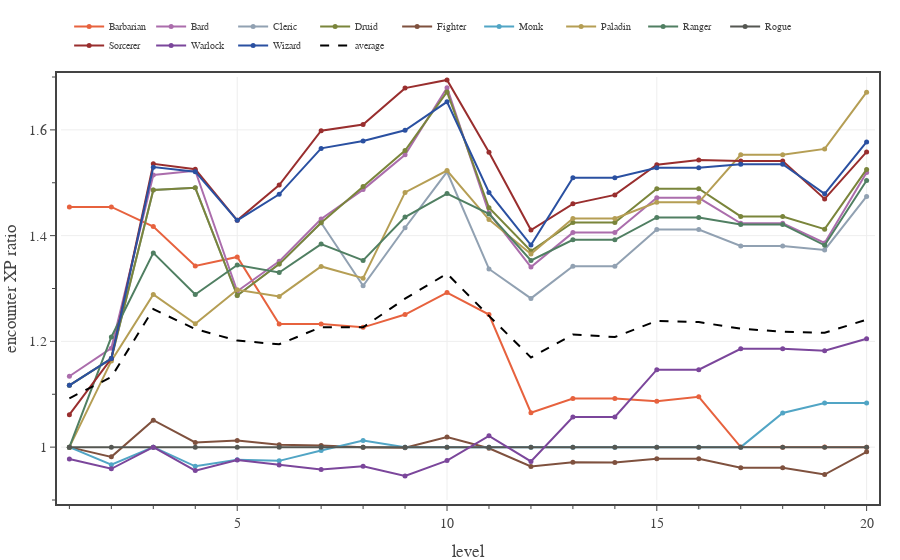

The code cell stored with this chart in its notebook:
### Code cell
# Plots average encounter XP for each class on days with only two Hard encounters and no short rest. 
n_enc = 2
encounter_difficulty = 'Hard'

with open(f'../xp-and-player-characters/pc data - Medium 2 short rests.json', 'r') as fin:
    pc_data0 = json.load(fin)

with open(f'../xp-and-player-characters/pc data - {encounter_difficulty} 2 short rests.json', 'r') as fin:
    pc_data1 = json.load(fin)


levels = np.array(range(1,21,1))
enc_XP_budget = 0.5 * np.array(ENCOUNTER_DIFFICULTIES['Daily']['XP'])

fig = go.Figure(
    layout=go.Layout(
        template=TFB_TEMPLATE,
        xaxis=dict(
            title_text='level',
            range=[0.8, 20.2],
            tick0=0, dtick=5,
            minor=dict(tick0=0, dtick=1),
        ),
        yaxis=dict(
            autorange=False,
            title_text='encounter XP ratio',
            range=[0.9, 1.7],
            tick0=0, dtick=0.2,
            minor=dict(tick0=0, dtick=0.1),
        ),
        legend=dict(
            yanchor='bottom',  y=1.04,
            xanchor='left', x=0.01,
            orientation='h',
        )
    )
)

eXPmean = np.zeros(20)
aXPmean = np.zeros(20)
for pc in PC_CLASSES:
    eXP = np.zeros(20)
    for level in range(20):
        encounters = pc_data1[pc][level]['encounters']
        encounters = [x for x in encounters if x['type'] == 'encounter']
        eXP[level] = np.mean([x['XP mean'] for x in encounters[0:n_enc]])

    eXPmean += eXP
    aXP  = np.array([x['encounter XP mean'] for x in pc_data0[pc]])
    aXPmean += aXP
    fig.add_trace(go.Scatter(
        x=levels, 
        y=eXP/aXP,
        mode='lines+markers', 
        line={'color': PC_CLASSES[pc]['color']},
        marker={'size': 5},
        unselected=dict(marker=dict(opacity=0.0)),
        name=pc,
        hovertemplate=
            '<b>'+pc+'</b><br>'+
            'lvl %{x}<br>'+
            'enc XP %{y:.2f}'+
            '<extra></extra>'
    ))

eXPmean /= len(PC_CLASSES)
aXPmean /= len(PC_CLASSES)
fig.add_trace(go.Scatter(
    x=levels, 
    y=eXPmean/aXPmean,
    mode='lines', 
    line=dict(color='black', dash='dash'),
    unselected=dict(marker=dict(opacity=0.0)),
    name='average',
    hoverinfo='skip'
))

# show figure
fig.show(config=TFB_CONFIG)

# save large format figure
if SAVEFIGS:
    file_name = f'./fig-two-encounters-xp-vs-level-{encounter_difficulty.lower()}-large.html'
    fig_html = fig.to_html(
        config=TFB_CONFIG,
        include_plotlyjs=False, 
        full_html=False, 
    )
    fig_soup = BeautifulSoup(fig_html, 'html.parser')
    fig_soup.div['class'] = 'plotly-div-large'
    fig_soup.div['style'] = 'aspect-ratio:600/550'
    with open(file_name, 'wb') as fout:
        fout.write(fig_soup.prettify('utf-8'))

# save small format figure
if SAVEFIGS:
    fig.update_traces(marker=dict(size=4))
    fig.update_layout(font=dict(size=10), legend=dict(font_size=8))
    file_name = f'./fig-two-encounters-xp-vs-level-{encounter_difficulty.lower()}-small.html'
    fig_html = fig.to_html(
        config=TFB_CONFIG,
        include_plotlyjs=False, 
        full_html=False, 
    )
    fig_soup = BeautifulSoup(fig_html, 'html.parser')
    fig_soup.div['class'] = 'plotly-div-small'
    fig_soup.div['style'] = 'aspect-ratio:600/600'
    with open(file_name, 'wb') as fout:
        fout.write(fig_soup.prettify('utf-8'))

### Figure 1 — Plotly figure (JSON) as saved in the notebook; plotly's stock layout.template omitted (floating-point values rounded to 4 significant figures)
{"data": [{"hovertemplate": "<b>Barbarian</b><br>lvl %{x}<br>enc XP %{y:.2f}<extra></extra>", "line": {"color": "#E7623E"}, "marker": {"size": 5}, "mode": "lines+markers", "name": "Barbarian", "type": "scatter", "unselected": {"marker": {"opacity": 0}}, "x": [1, 2, 3, 4, 5, 6, 7, 8, 9, 10, 11, 12, 13, 14, 15, 16, 17, 18, 19, 20], "y": [1.454, 1.454, 1.417, 1.343, 1.36, 1.233, 1.233, 1.227, 1.251, 1.292, 1.251, 1.065, 1.092, 1.092, 1.087, 1.095, 1.0, 1, 1.0, 1]}, {"hovertemplate": "<b>Bard</b><br>lvl %{x}<br>enc XP %{y:.2f}<extra></extra>", "line": {"color": "#AB6DAC"}, "marker": {"size": 5}, "mode": "lines+markers", "name": "Bard", "type": "scatter", "unselected": {"marker": {"opacity": 0}}, "x": [1, 2, 3, 4, 5, 6, 7, 8, 9, 10, 11, 12, 13, 14, 15, 16, 17, 18, 19, 20], "y": [1.134, 1.187, 1.515, 1.523, 1.295, 1.351, 1.431, 1.487, 1.553, 1.68, 1.443, 1.34, 1.406, 1.406, 1.471, 1.471, 1.423, 1.423, 1.386, 1.519]}, {"hovertemplate": "<b>Cleric</b><br>lvl %{x}<br>enc XP %{y:.2f}<extra></extra>", "line": {"color": "#91A1B2"}, "marker": {"size": 5}, "mode": "lines+markers", "name": "Cleric", "type": "scatter", "unselected": {"marker": {"opacity": 0}}, "x": [1, 2, 3, 4, 5, 6, 7, 8, 9, 10, 11, 12, 13, 14, 15, 16, 17, 18, 19, 20], "y": [1.117, 1.168, 1.486, 1.49, 1.287, 1.346, 1.424, 1.305, 1.415, 1.521, 1.337, 1.281, 1.342, 1.342, 1.411, 1.411, 1.38, 1.38, 1.373, 1.474]}, {"hovertemplate": "<b>Druid</b><br>lvl %{x}<br>enc XP %{y:.2f}<extra></extra>", "line": {"color": "#7A853B"}, "marker": {"size": 5}, "mode": "lines+markers", "name": "Druid", "type": "scatter", "unselected": {"marker": {"opacity": 0}}, "x": [1, 2, 3, 4, 5, 6, 7, 8, 9, 10, 11, 12, 13, 14, 15, 16, 17, 18, 19, 20], "y": [1.117, 1.168, 1.486, 1.49, 1.287, 1.346, 1.424, 1.493, 1.561, 1.672, 1.453, 1.371, 1.425, 1.425, 1.489, 1.489, 1.436, 1.436, 1.412, 1.525]}, {"hovertemplate": "<b>Fighter</b><br>lvl %{x}<br>enc XP %{y:.2f}<extra></extra>", "line": {"color": "#7F513E"}, "marker": {"size": 5}, "mode": "lines+markers", "name": "Fighter", "type": "scatter", "unselected": {"marker": {"opacity": 0}}, "x": [1, 2, 3, 4, 5, 6, 7, 8, 9, 10, 11, 12, 13, 14, 15, 16, 17, 18, 19, 20], "y": [1, 0.9816, 1.051, 1.009, 1.013, 1.005, 1.003, 0.9997, 0.9989, 1.019, 0.9978, 0.9636, 0.9715, 0.9708, 0.978, 0.9779, 0.961, 0.9609, 0.9481, 0.9911]}, {"hovertemplate": "<b>Monk</b><br>lvl %{x}<br>enc XP %{y:.2f}<extra></extra>", "line": {"color": "#51A5C5"}, "marker": {"size": 5}, "mode": "lines+markers", "name": "Monk", "type": "scatter", "unselected": {"marker": {"opacity": 0}}, "x": [1, 2, 3, 4, 5, 6, 7, 8, 9, 10, 11, 12, 13, 14, 15, 16, 17, 18, 19, 20], "y": [1, 0.9669, 1, 0.9637, 0.976, 0.974, 0.9936, 1.013, 1, 1, 1, 1, 1, 1, 1, 1, 1, 1.065, 1.083, 1.083]}, {"hovertemplate": "<b>Paladin</b><br>lvl %{x}<br>enc XP %{y:.2f}<extra></extra>", "line": {"color": "#B59E54"}, "marker": {"size": 5}, "mode": "lines+markers", "name": "Paladin", "type": "scatter", "unselected": {"marker": {"opacity": 0}}, "x": [1, 2, 3, 4, 5, 6, 7, 8, 9, 10, 11, 12, 13, 14, 15, 16, 17, 18, 19, 20], "y": [1, 1.163, 1.289, 1.233, 1.298, 1.285, 1.342, 1.32, 1.482, 1.523, 1.43, 1.365, 1.433, 1.433, 1.463, 1.463, 1.553, 1.553, 1.564, 1.671]}, {"hovertemplate": "<b>Ranger</b><br>lvl %{x}<br>enc XP %{y:.2f}<extra></extra>", "line": {"color": "#507F62"}, "marker": {"size": 5}, "mode": "lines+markers", "name": "Ranger", "type": "scatter", "unselected": {"marker": {"opacity": 0}}, "x": [1, 2, 3, 4, 5, 6, 7, 8, 9, 10, 11, 12, 13, 14, 15, 16, 17, 18, 19, 20], "y": [1, 1.208, 1.367, 1.289, 1.344, 1.33, 1.384, 1.353, 1.435, 1.48, 1.441, 1.353, 1.392, 1.392, 1.434, 1.434, 1.421, 1.421, 1.382, 1.504]}, {"hovertemplate": "<b>Rogue</b><br>lvl %{x}<br>enc XP %{y:.2f}<extra></extra>", "line": {"color": "#555752"}, "marker": {"size": 5}, "mode": "lines+markers", "name": "Rogue", "type": "scatter", "unselected": {"marker": {"opacity": 0}}, "x": [1, 2, 3, 4, 5, 6, 7, 8, 9, 10, 11, 12, 13, 14, 15, 16, 17, 18, 19, 20], "y": [1, 1, 1, 1, 1.0, 1, 1, 1, 1, 1, 1, 1, 1.0, 1.0, 1, 1, 1, 1, 1.0, 1.0]}, {"hovertemplate": "<b>Sorcerer</b><br>lvl %{x}<br>enc XP %{y:.2f}<extra></extra>", "line": {"color": "#992E2E"}, "marker": {"size": 5}, "mode": "lines+markers", "name": "Sorcerer", "type": "scatter", "unselected": {"marker": {"opacity": 0}}, "x": [1, 2, 3, 4, 5, 6, 7, 8, 9, 10, 11, 12, 13, 14, 15, 16, 17, 18, 19, 20], "y": [1.061, 1.168, 1.536, 1.526, 1.429, 1.496, 1.599, 1.61, 1.679, 1.694, 1.558, 1.411, 1.46, 1.477, 1.534, 1.543, 1.541, 1.541, 1.469, 1.558]}, {"hovertemplate": "<b>Warlock</b><br>lvl %{x}<br>enc XP %{y:.2f}<extra></extra>", "line": {"color": "#7B469B"}, "marker": {"size": 5}, "mode": "lines+markers", "name": "Warlock", "type": "scatter", "unselected": {"marker": {"opacity": 0}}, "x": [1, 2, 3, 4, 5, 6, 7, 8, 9, 10, 11, 12, 13, 14, 15, 16, 17, 18, 19, 20], "y": [0.9777, 0.959, 1, 0.9556, 0.9758, 0.9664, 0.9578, 0.9637, 0.9455, 0.9745, 1.021, 0.9729, 1.057, 1.057, 1.147, 1.147, 1.186, 1.186, 1.182, 1.205]}, {"hovertemplate": "<b>Wizard</b><br>lvl %{x}<br>enc XP %{y:.2f}<extra></extra>", "line": {"color": "#2A50A1"}, "marker": {"size": 5}, "mode": "lines+markers", "name": "Wizard", "type": "scatter", "unselected": {"marker": {"opacity": 0}}, "x": [1, 2, 3, 4, 5, 6, 7, 8, 9, 10, 11, 12, 13, 14, 15, 16, 17, 18, 19, 20], "y": [1.117, 1.168, 1.53, 1.521, 1.429, 1.478, 1.565, 1.579, 1.599, 1.653, 1.482, 1.382, 1.51, 1.51, 1.528, 1.528, 1.535, 1.535, 1.479, 1.577]}, {"hoverinfo": "skip", "line": {"color": "black", "dash": "dash"}, "mode": "lines", "name": "average", "type": "scatter", "unselected": {"marker": {"opacity": 0}}, "x": [1, 2, 3, 4, 5, 6, 7, 8, 9, 10, 11, 12, 13, 14, 15, 16, 17, 18, 19, 20], "y": [1.092, 1.133, 1.261, 1.223, 1.201, 1.195, 1.227, 1.227, 1.281, 1.328, 1.248, 1.17, 1.213, 1.208, 1.239, 1.236, 1.224, 1.218, 1.216, 1.241]}], "layout": {"legend": {"orientation": "h", "x": 0.01, "xanchor": "left", "y": 1.04, "yanchor": "bottom"}, "xaxis": {"dtick": 5, "minor": {"dtick": 1, "tick0": 0}, "range": [0.8, 20.2], "tick0": 0, "title": {"text": "level"}}, "yaxis": {"autorange": false, "dtick": 0.2, "minor": {"dtick": 0.1, "tick0": 0}, "range": [0.9, 1.7], "tick0": 0, "title": {"text": "encounter XP ratio"}}}}
